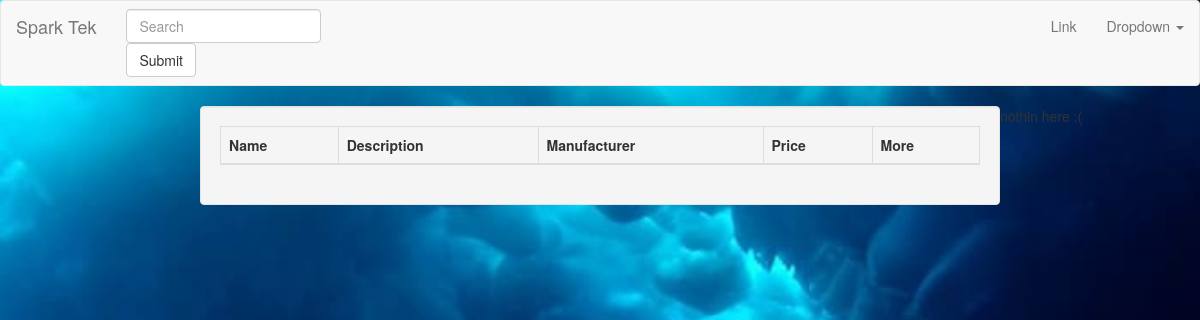
The app's page /, older data.
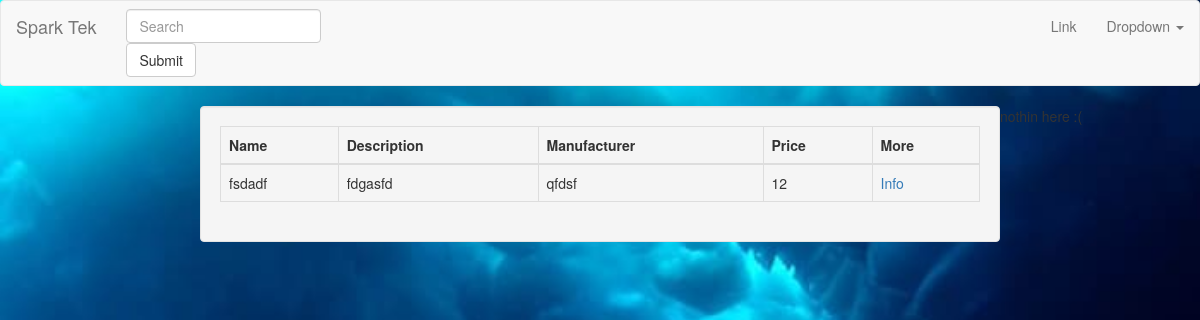
The same page, newer data.
### registration/models.py (models this page shows)
class Chocolate(models.Model):
   id = models.AutoField(primary_key=True)
   name = models.CharField(_('Chocolate Name'),max_length=100,blank=True )
   description = models.CharField(_('Chocolate Description'),max_length=1000,blank=True )
   manufacturer = models.CharField(_('Chocolate Manufacturer'),max_length=100,blank=True )
   price = models.IntegerField(_('Chocolate Price'),
                                validators=[MaxValueValidator(1000), MinValueValidator(0)],
                                help_text=_('4 digits maximum'), blank=True, null=True)

### registration/views.py (the view)
# urls.py: url(r'^$', HomePageView.as_view(), name='home'),
class HomePageView(ListView):
	template_name = "index.html"
	def get_queryset(self):
		return Chocolate.objects.all()

### registration/templates/index.html
{% extends 'base.html' %}
{% load register_extras %}
{% load staticfiles %}
{% block body %}
<div class="col-md-8 col-md-offset-2 well">
    <table class="table table-hover table-bordered table-responsive">
        <thead>
        <tr>
            <th>
                Name
            </th>
            <th>
                Description
            </th>
            <th>
                Manufacturer
            </th>
            <th>
                Price
            </th>
            <th>
                More
            </th>
        </tr>
        </thead>
        <tbody>
        {% for item in object_list %}
            <tr>
                <td> {{ item.name }} </td>
                <td> {{ item.description }}</td>
                <td> {{ item.manufacturer }}</td>
                <td> {{ item.price }}</td>
<td> <a href="{% url 'chocolate_detail' item.id %}">Info</a> </td>
            </tr>
        {% endfor %}
        </tbody>
    </table>
</div>
{% if request.user.is_anonymous %}
    nothin here :(
{% else %}
    <div class="col-md-6 col-md-offset-5" style="padding-top: 10%;">
        <a href="{% url 'add_chocolate' %}"
        <button class="btn btn-primary">Add a Chocolate</button>
    </div>
{% endif %}
{% endblock body %}

Row changes from the older to the newer data that the page shows:
added Chocolate: name "fsdadf", description "fdgasfd", manufacturer "qfdsf", price "12"
